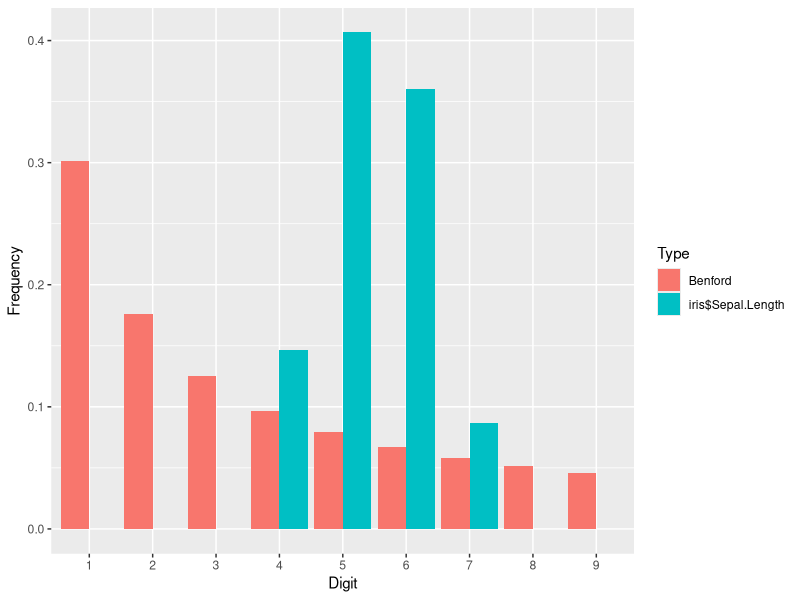

Source code (R): (Note: this script raises an error after producing the figure.)
library(ggplot2)
compareBenford <- function(d){
  if(!is.numeric(d)) stop("data not numeric")
  digits <- d[!is.na(d)]
  digits <- substr(stringr::str_extract(as.character(abs(digits)), pattern = "[^0\\.]"),1,1)
  digits <- factor(digits, levels = 1:9) # ensure all digits represented
  depth <- prop.table(table(digits))
  ben <- log10(1 + (1/(1:9)))
  dat2 <- data.frame(ben, depth)
  names(dat2) <- c("Benford","Digit",deparse(substitute(d)))
  dat2L <- reshape2::melt(dat2,id.vars="Digit", variable.name = "Type", value.name = "Frequency")
  ggplot(dat2L, aes(x=Digit, y=Frequency, fill=Type)) +
    geom_bar(stat = "identity", position = "dodge")
}

# Test:
compareBenford(iris$Sepal.Length)
compareBenford(iris$Species) # error
